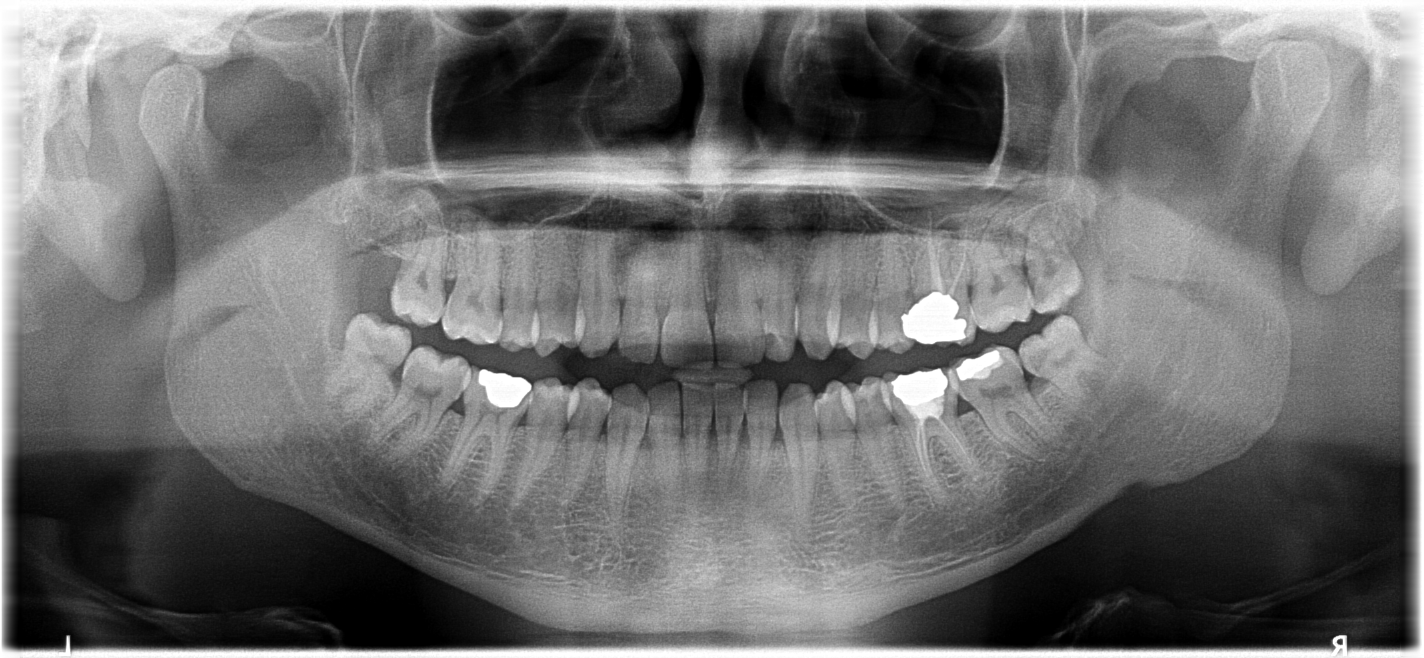
#> input picture image_test.png, 2847 x 1316 px (shown at 1/2 size)
$ python -i rc_segmentation.py   (imports and definitions only)
#> lines starting #> are read from the running program, lines starting #| are printed output that depends on the picture
#> further down, picture is the input picture: shape (1316, 2847, 3); min 0, max 255, mean 110.7
import cv2
import numpy as np
import matplotlib.pyplot as plt
from ultralytics import YOLO
import os
import argparse
from skimage.filters import unsharp_mask

## НАСТРОЙКА ОСНОВНЫХ ПАРАМЕТРОВ ##
# путь к модели для сегментации зубов
DEFAULT_MODEL_PATH = 'model/model_rc_segmentation.pt'
# путь для сохранения масок по умолчанию
DEFAULT_MASKS_PATH = 'output'

def preprocess_opg(image):
    """
    Препроцессинг ортопантомограммы для улучшения визуализации кист
    """
    # Сохраняем оригинальные размеры
    original_shape = image.shape
#> original_shape = (1316, 2847, 3)

    # Конвертация в оттенки серого (если изображение цветное)
    if len(image.shape) == 3:
        image = cv2.cvtColor(image, cv2.COLOR_RGB2GRAY)

    # Нормализация интенсивности
    image = cv2.normalize(image, None, 0, 255, cv2.NORM_MINMAX)

    # Применение CLAHE (Contrast Limited Adaptive Histogram Equalization)
    clahe = cv2.createCLAHE(clipLimit=2.0, tileGridSize=(8,8))
    image = clahe.apply(image)
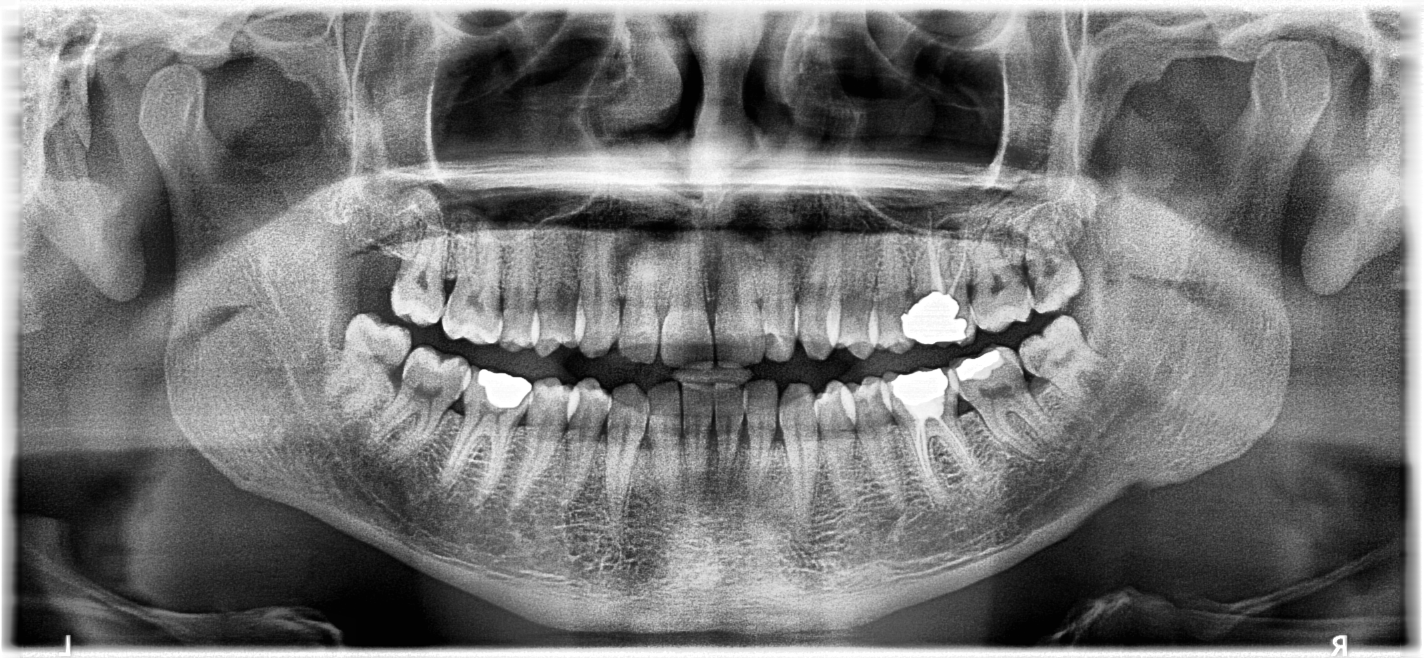
#> image: shape (1316, 2847) (shown at 1/2 size); min 1, max 255, mean 118

    # Увеличение резкости с помощью unsharp masking
    image = unsharp_mask(image, radius=1, amount=1.5)
    image = (image * 255).astype(np.uint8)

    # Медианная фильтрация для уменьшения шума
    image = cv2.medianBlur(image, 3)

    # Преобразование обратно в RGB (YOLOv8 ожидает 3-канальные изображения)
    image = cv2.cvtColor(image, cv2.COLOR_GRAY2RGB)
#> image: shape (1316, 2847, 3)

    return image

# [156 lines left out: functions mask_to_yolo_format, process_image, main, not called in this run]

# [2 lines not run here, left out]

>>> import cv2
>>> picture = cv2.cvtColor(cv2.imread('image_test.png'), cv2.COLOR_BGR2RGB)
>>> result = preprocess_opg(picture)
